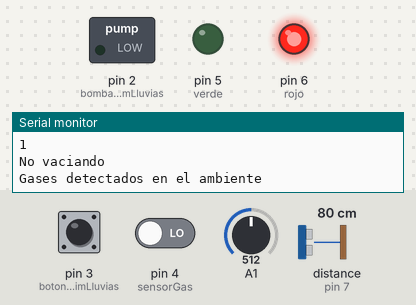
Simulated run of this sketch. Board: Arduino Uno, built with avr-gcc and run on an emulated ATmega328P. Shown: switched loads named in the sketch (green lamp = pin HIGH), output pins drawn as LEDs (lit = HIGH), the last lines printed to the serial monitor. Wiring (inferred from the names in the program): ultrasonic range finder: trigger pin 8; echo pin 7. Inputs (shaded band) come from the test bench; at power-on: pin 4 (sensorGas) LOW, pin 3 (botonContenedorPrimLluvias) HIGH, A1 = 512, distance to the obstacle (sensor on pin 7) 80 cm. The echo pulse lasts 58.3 µs per cm; pins used as bus, display or sensor lines are not drawn.

Above: at 11.2 s.
11.3 s: pin 4 (sensorGas) driven HIGH
At 12.4 s:
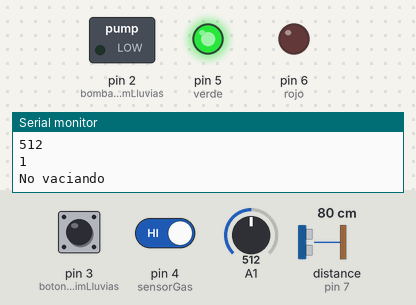
13.2 s: pin 4 (sensorGas) driven LOW
At 14.0 s:
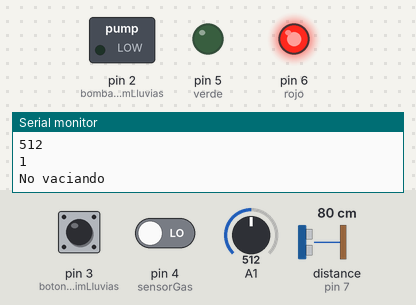
Timing chart, 0 to 16.2 s (numbered marks = the images above; inputs shaded):
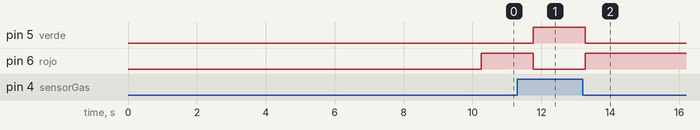

Measured:
- after the input at 11.3 s, pin 5 (verde): LOW → HIGH after 0.46 s; pin 6 (rojo): HIGH → LOW after 0.46 s
- after the input at 13.2 s, pin 5 (verde): HIGH → LOW after 0.08 s; pin 6 (rojo): LOW → HIGH after 0.08 s

The sketch:

casa.ino
```cpp
#define botonContenedorPrimLluvias 3
#define bombaPrimLluvias 2
#define bombaCisterna 9
#define sensorGas 4
#define verde 5
#define rojo 6
#define echo 7
#define trig 8

int contenedorPrimLluvias = 0;
int sensorLluvia = 0;
long t;
long d;

void setup()
{
  Serial.begin(9600);
  pinMode(botonContenedorPrimLluvias, INPUT);
  pinMode(bombaPrimLluvias, OUTPUT);
  pinMode(sensorGas, INPUT);
  pinMode(trig, OUTPUT);
  pinMode(echo, INPUT);
  digitalWrite(trig, LOW);
  Serial.println("El sensor de gas se esta pre-calentando");
  delay(10000);
}

void loop()
{
  sensorLluvia = analogRead(A1);
  Serial.println("sensor Lluvia");
  Serial.println(sensorLluvia);
  contenedorPrimLluvias = digitalRead(botonContenedorPrimLluvias);
  Serial.println(contenedorPrimLluvias);

  if ((sensorLluvia < 80) && (contenedorPrimLluvias == 0))
  {
    //no está lloviendo y hay agua
    digitalWrite(bombaPrimLluvias, HIGH);
    Serial.println("Vaciando");
  }
  else
  {
    digitalWrite(bombaPrimLluvias, LOW);
    Serial.println("No vaciando");
  }
  delay(250);

  boolean MQ_estado = digitalRead(sensorGas);
  if (MQ_estado)
  {
    Serial.println("Sin presencia de gases en el ambiente");
    analogWrite(verde, 255);
    analogWrite(rojo, 0);
  }
  else
  {
    Serial.println("Gases detectados en el ambiente");
    analogWrite(rojo, 255);
    analogWrite(verde, 0);
  }
  delay(250);

  digitalWrite(trig, HIGH);
  delayMicroseconds(10);
  digitalWrite(trig, LOW);
  t = pulseIn(echo, HIGH);
  d = t / 59;
  Serial.println("Distancia: ");
  Serial.println(d);
  if(d<10)
  {
    digitalWrite(bombaCisterna,HIGH);
  }
  else
  {
    digitalWrite(bombaCisterna,LOW);
  }
  delay(250);
}
```
